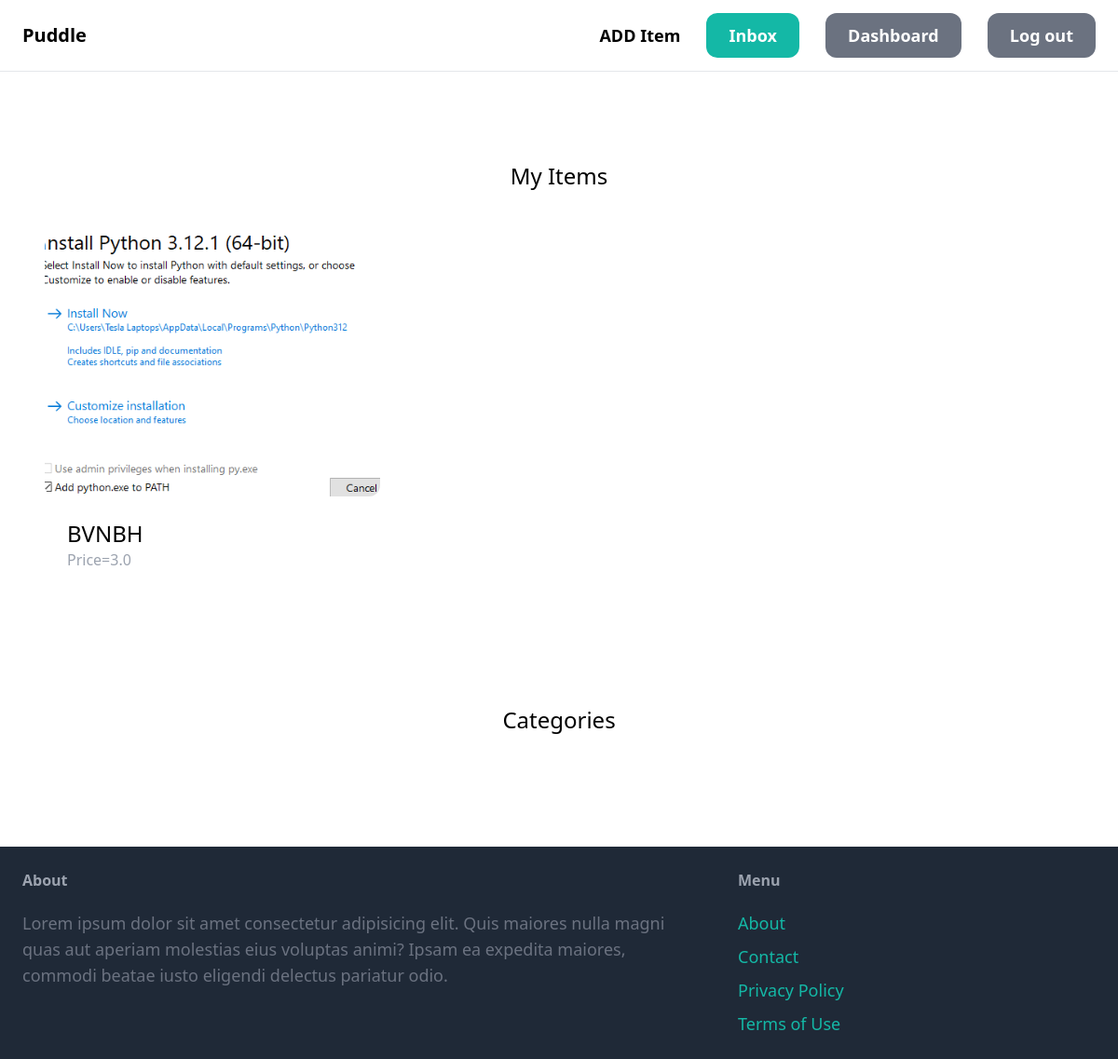
The page /Dashboard/ (signed in) on the database its author committed.
### item/models.py (models this page shows, shortened)
class Item(models.Model):
    category = models.ForeignKey(Category, related_name='items',on_delete=models.CASCADE)
    name = models.CharField(max_length=255)
    description = models.TextField(blank=True, null=True)
    price = models.FloatField()
    is_sold = models.BooleanField(default=False)
    created_at = models.DateTimeField(auto_now_add=True)
    created_by = models.ForeignKey(User, related_name='items', on_delete = models.CASCADE)
    image = models.ImageField(upload_to='item_images',blank=True,null=True)

### Dashboard/views.py (the view)
# urls.py: path('', views.index, name='index'),
@login_required
def index(request):
    items = Item.objects.filter(created_by=request.user)
    return render(request, 'Dashboard/index.html',{
        'items': items,})

### Dashboard/templates/Dashboard/index.html (shortened to what this page needs)
{% extends 'core/base.html' %}
{% block content %}
<div class="mt-6 px-6 py-12 bg-gray-10 rounded-xl">
    <h2 class="mb-12 text-2xl text-center">My Items</h2>
    <div class="grid grid-cols-3 gap-3">
    {% for item in items %}
    <div>
        <a href="{% url 'item:detail' item.id %}">
            <div>
                <img src="{{ item.image.url }}" class="rounded-xl" >
            </div>
            <div class="p-6 bg-white rounded-xl">
                <h2 class="text-2xl">{{ item.name }}</h2>
                <p class="text-gray-400">Price={{ item.price }}</p>
            </div>
        </a>
    </div>
    {% endfor %}
</div>
</div>
<div class="mt-6 px-6 py-12 bg-gray-10 rounded-xl">
    <h2 class="mb-12 text-2xl text-center">Categories</h2>
</div>
{% endblock %}

### rows shown on the page
Item: image (picture), name "BVNBH", price "3.0"
